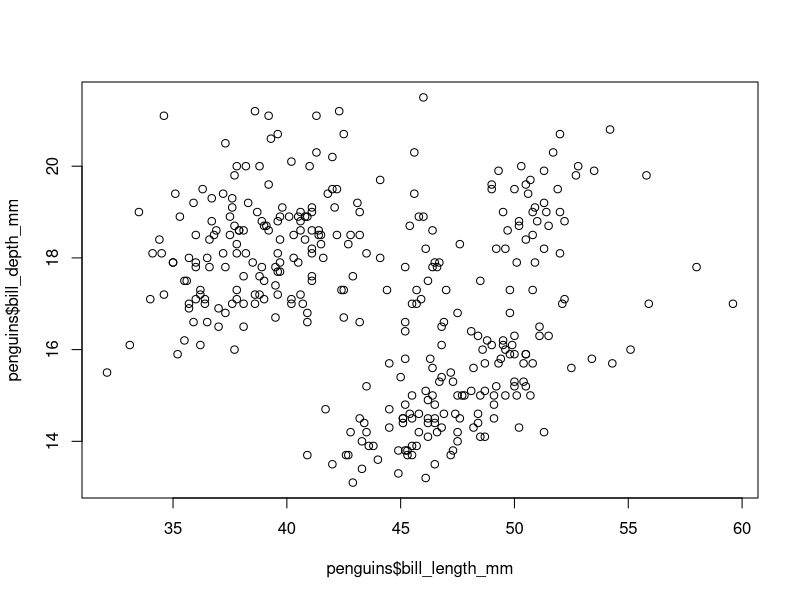
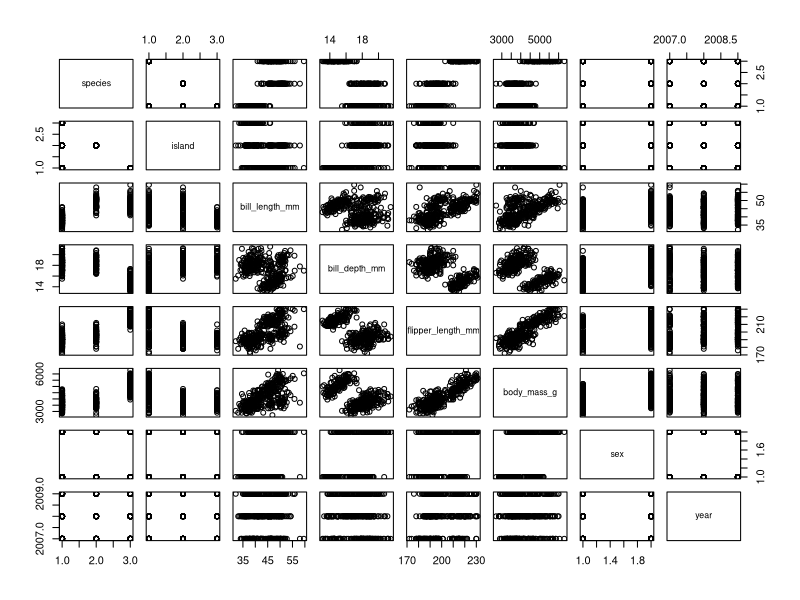
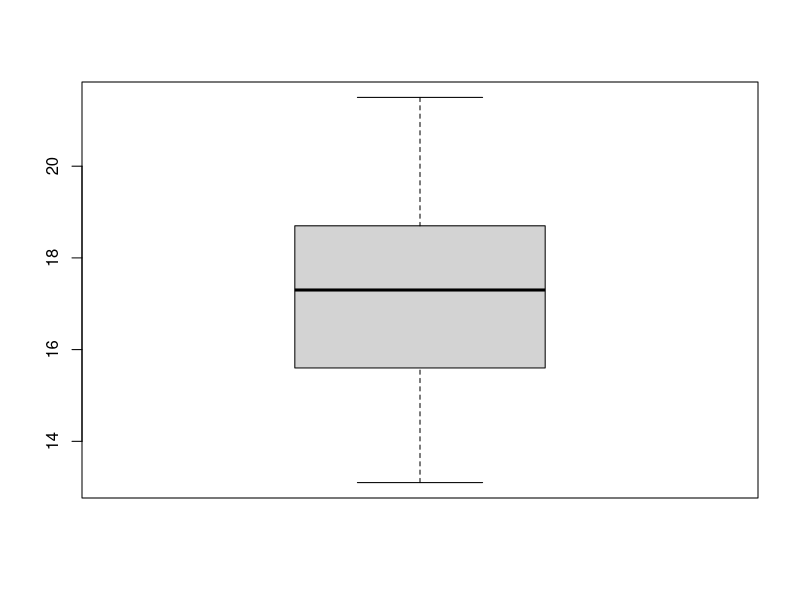
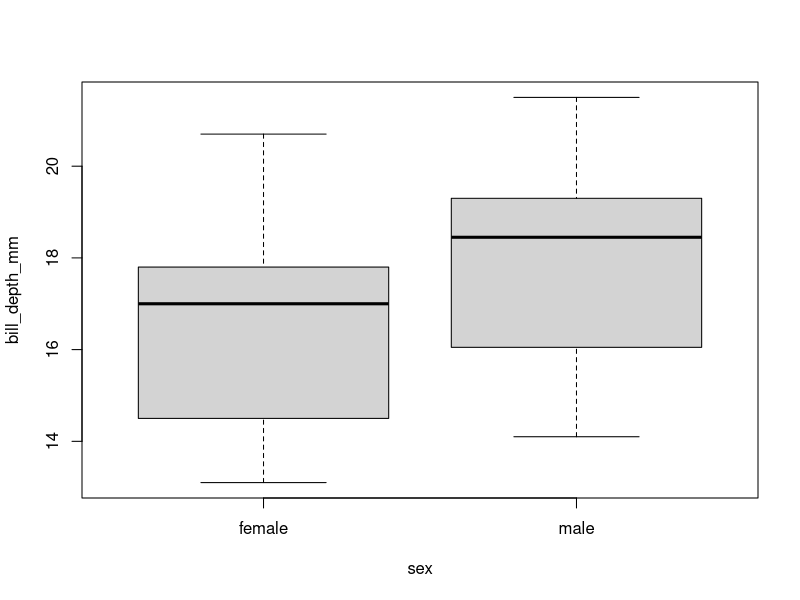
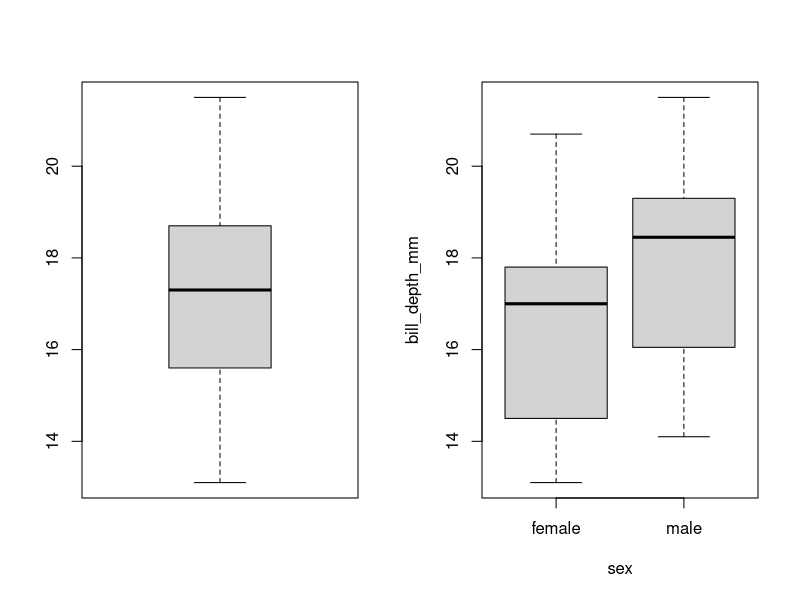
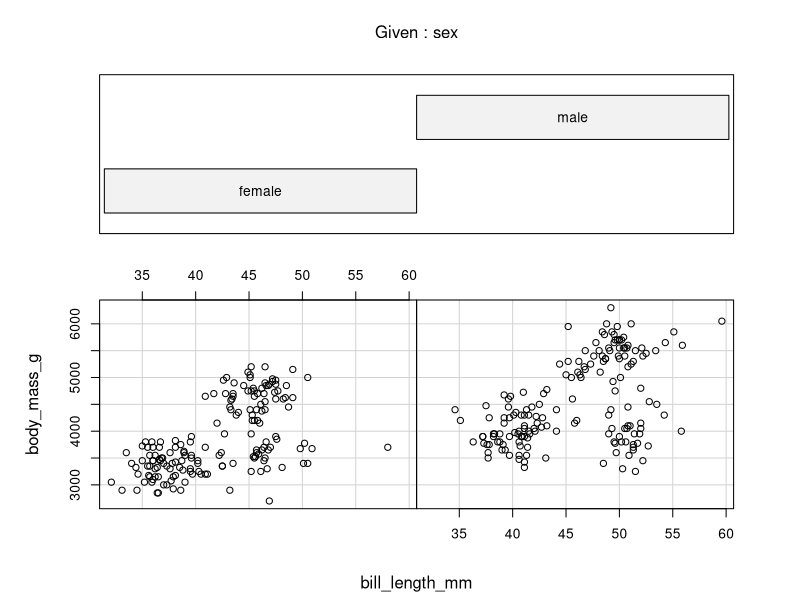

The R source for these figures, in order:
install.packages("palmerpenguins")
install.packages("here")
require(palmerpenguins)
require(here)
penguins = data.frame(penguins)
mean(penguins$body_mass_g)
head(penguins)
mean(penguins)
summary(penguins)
plot(penguins$bill_length_mm, penguins$bill_depth_mm) #scatter
pairs(penguins) #pair plot
boxplot(penguins$bill_depth_mm)
boxplot(bill_depth_mm ~ sex, data = penguins)
par(mfrow = c(1, 2))
boxplot(penguins$bill_depth_mm)
boxplot(bill_depth_mm ~ sex, data = penguins)
dev.off()
coplot(body_mass_g ~ bill_length_mm | sex, data = penguins)
